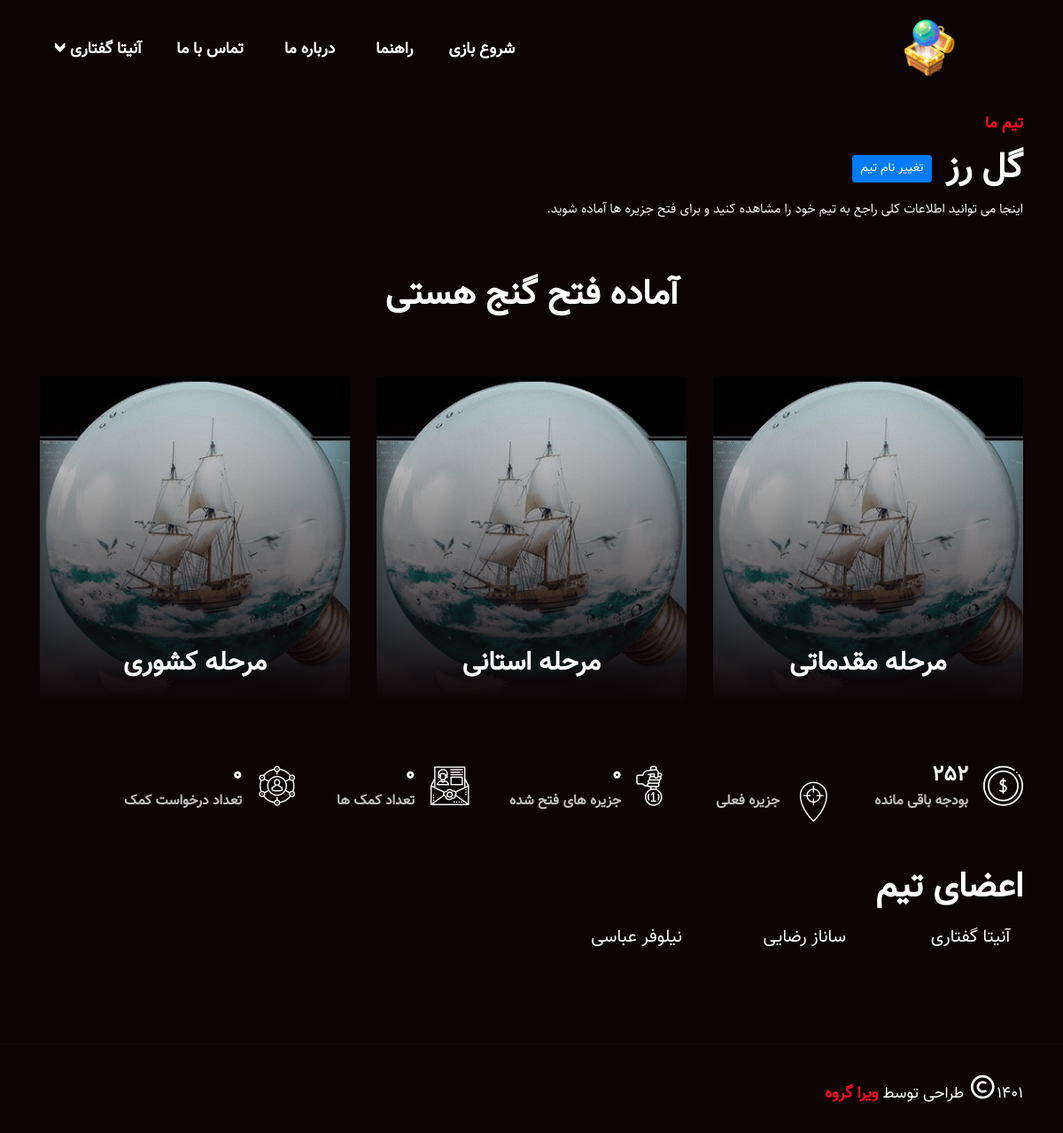
/my-group (signed in), run on the app's committed database.
### models.py (models this page shows, shortened)
class Users(UserMixin, db.Model):
    uuid = db.Column(db.Integer, primary_key=True)
    user_name = db.Column(db.String(50), unique=True, nullable=False)
    password = db.Column(db.String(12), nullable=False)
    fname = db.Column(db.String(20), nullable=False)
    lname = db.Column(db.String(20), nullable=False)
    is_admin = db.Column(db.Boolean, default=False)
    is_teacher = db.Column(db.Boolean, default=False)
    grade = db.Column(db.Integer, default=7)
    students_num = db.Column(db.Integer, default=0)
    students = db.Column(db.String(120))
    join_date = db.Column(db.DateTime, default=datetime.utcnow)
    last_login = db.Column(db.DateTime, default=datetime.utcnow)
    class_name = db.Column(db.String(50), default="")
    group_id = db.Column(db.Integer, ForeignKey('groups.guid'))
    group = db.relationship("Groups", back_populates="users")

class Groups(db.Model):
    guid = db.Column(db.Integer, primary_key=True)
    name = db.Column(db.String(50), unique=True, nullable=False)
    avatar = db.Column(db.String(50), default='default-avatar')
    memebers = db.Column(db.String(120))
    score = db.Column(db.Integer, default=0)
    money = db.Column(db.Integer, default=300)
    island = db.Column(db.Integer, default=1)
    level = db.Column(db.Integer, default=1)
    text_books = db.Column(db.String(500), default='[]')
    help_flag = db.Column(db.Integer, default=0)
    helping_flag = db.Column(db.Integer, default=0)
    loan = db.Column(db.Integer, default=0)
    clear_pass = db.Column(db.Integer, default=0)
    just_pass = db.Column(db.Integer, default=0)
    total_helping = db.Column(db.Integer, default=0)
    activity = db.Column(db.String(500), default='[]')
    is_waiting = db.Column(db.Integer, default=0)
    passed_islands = db.Column(db.Integer, default=0)
    school = db.Column(db.Integer, default=0)
    position = db.Column(db.String(500), default='{"1": [1,1,0],"2": [1,1,0],"3": [1,1,0],"4": [1,1,0],"5": [1,1,0],"6": [1,1,0],"7": [1,1,0]},"8": [1,1,0]},"9": [1,1,0]}')
    class_name = db.Column(db.String(50), default="")
    clear_level = db.Column(db.Integer, default=1)
    users = db.relationship("Users", back_populates="group")

### app.py (the view)
@app.route('/my-group')
@login_required
def group():
    avatars_name = [
        'behzad',
        'derakhshani',
        'fisaghures',
        'hashtrudi',
        'hesabi',
        'kashani',
        'khayam',
        'mirzakhani',
        'vafa',
        'vesal',
        'yeganeh',
    ]
    user = ''
    if current_user.is_authenticated:
        user = current_user
    if current_user.is_teacher:
        redirect(url_for('teacher'))
    group = Groups.query.get(int(user.group_id))
    members = json.loads(group.memebers)
    members_name = []
    for member in members.values():
        print(member)
        ins = Users.query.filter_by(user_name=member).first()
        mn = ins.fname + ' ' + ins.lname
        members_name.append(mn)
    islands = Islands.query.filter_by(grade=user.grade).order_by(Islands.iuid).all()
    groups = Groups.query.all()
    for team in groups:
        if (team.guid != group.guid) and (team.school == group.school):
            if team.avatar in avatars_name:
                avatars_name.remove(team.avatar)
    return render_template('my-group.html',
                           user=user,
                           group=group,
                           members=members_name,
                           passed_islands=group.passed_islands,
                           avatars_name=avatars_name
            )

### app.py (called while the page is built)
@login_manager.user_loader
def load_user(user_id):
    return Users.query.get(int(user_id))

### templates/my-group.html (shortened to what this page needs)
﻿{% extends 'base.html' %}
{% block content %}
<section class="team-details-area ptb-100">
    <div class="container">
        <div class="team-details-desc">
            <span class="sub-title">تیم ما</span>
            <div class="d-flex align-items-center">
                <h3 class="ml-3">{{ group.name }}</h3>
                <button class="btn btn-sm btn-primary mb-2" data-toggle="modal" data-target="#changeTeamName">تغییر نام تیم</button>
            </div>
            <p>اینجا می توانید اطلاعات کلی راجع به تیم خود را مشاهده کنید و برای فتح جزیره ها آماده شوید.</p>
            <div class="streams-list">
                <h3 class="text-center">آماده فتح گنج هستی</h3>
                <div class="row">
                    <div class="col-lg-4 col-md-4 col-sm-6">
                        <div class="single-live-stream-item mt-5">
                            <img src="{{ url_for('static', filename='img/moghadamati.jpg') }}" alt="image">
                            <div class="content">
                                <h3 class="text-center">مرحله مقدماتی</h3>
                            </div>
                            <a href="{{ url_for('islands') }}" class="link-btn"></a>
                        </div>
                    </div>
                    <div class="col-lg-4 col-md-4 col-sm-6">
                        <div class="single-live-stream-item mt-5">
                            <img src="{{ url_for('static', filename='img/ostani.jpg') }}" alt="image">
                            <div class="content">
                                <h3 class="text-center">مرحله استانی</h3>
                            </div>
                            <a href="{{ url_for('islands_state') }}" class="link-btn"></a>
                        </div>
                    </div>
                    <div class="col-lg-4 col-md-4 col-sm-6">
                        <div class="single-live-stream-item mt-5">
                            <img src="{{ url_for('static', filename='img/keshvari.jpg') }}" alt="image">
                            <div class="content">
                                <h3 class="text-center">مرحله کشوری</h3>
                            </div>
                            <a href="{{ url_for('islands_country') }}" class="link-btn"></a>
                        </div>
                    </div>
                </div>
            </div>
            <ul class="team-meta">
                <li>
                    <div class="icon">
                        <i class="flaticon-coin"></i>
                    </div>
                    <span>{{group.money}}</span>
                    بودجه باقی مانده
                </li>
                <li>
                    <div class="icon">
                        <i class="flaticon-location"></i>
                    </div>
                    جزیره فعلی
                </li>
                <li>
                    <div class="icon">
                        <i class="flaticon-medal"></i>
                    </div>
                    <span>{{ passed_islands }}</span>
                    جزیره های فتح شده
                </li>
                <li>
                    <div class="icon">
                        <i class="flaticon-appointment"></i>
                    </div>
                    <span>{{ group.helping_flag}}</span>
                    تعداد کمک ها
                </li>
                <li>
                    <div class="icon">
                        <i class="flaticon-network"></i>
                    </div>
                    <span>{{ group.help_flag}}</span>
                    تعداد درخواست کمک
                </li>
            </ul>
            <div class="player-list">
                <h3>اعضای تیم</h3>
                <div class="row">
                    {% for member in members %}
                    <div class="col-lg-2 col-md-4 col-sm-6">
                        <h5>{{ member }}</h5>
                    </div>
                    {% endfor %}
                </div>
            </div>
        </div>
    </div>
</section>
{% endblock %}

### templates/base.html (shortened to what this page needs)
﻿<!doctype html>
<html lang="fa">
    <head>
        <link rel="stylesheet" href="{{ url_for('static', filename='css/bootstrap.min.css') }}">
        <link rel="stylesheet" href="{{ url_for('static', filename='css/animate.min.css') }}">
        <link rel="stylesheet" href="{{ url_for('static', filename='css/boxicons.min.css') }}">
        <link rel="stylesheet" href="{{ url_for('static', filename='css/meanmenu.min.css') }}">
        <link rel="stylesheet" href="{{ url_for('static', filename='css/flaticon.css') }}">
        <link rel="stylesheet" href="{{ url_for('static', filename='css/fancybox.min.css') }}">
        <link rel="stylesheet" href="{{ url_for('static', filename='css/owl.carousel.min.css') }}">
        <link rel="stylesheet" href="{{ url_for('static', filename='css/magnific-popup.min.css') }}">
        <link rel="stylesheet" href="{{ url_for('static', filename='css/style.css') }}">
        <link rel="stylesheet" href="{{ url_for('static', filename='css/responsive.css') }}">
        <link rel="stylesheet" href="{{ url_for('static', filename='css/rtl.css') }}">
    </head>
    <body>
        <div class="navbar-area">
            <div class="zelda-nav">
                <div class="container">
                    <nav class="navbar navbar-expand-md navbar-light">
                        {% if user.is_authenticated %}
                            {% if user.is_teacher %}
                            <a class="navbar-brand" href="{{ url_for('teacher') }}">
                                <img src="{{ url_for('static', filename='img/logo.png') }}" alt="logo">
                            </a>
                            {% else %}
                            <a class="navbar-brand" href="{{ url_for('group') }}">
                                <img src="{{ url_for('static', filename='img/logo.png') }}" alt="logo">
                            </a>
                            {% endif %}
                        {% else %}
                        <a class="navbar-brand" href="{{ url_for('home') }}">
                            <img src="{{ url_for('static', filename='img/logo.png') }}" alt="logo">
                        </a>
                        {% endif %}
                        <div class="collapse navbar-collapse mean-menu">
                            <ul class="navbar-nav">
                                <li class="nav-item">
                                    {% if user %}
                                        {% if user.is_teacher %}
                                        <a href="{{ url_for('teacher') }}" class="nav-link">دانش آموزان من</a>
                                        {% else %}
                                        <a href="{{ url_for('group') }}" class="nav-link">شروع بازی</a>
                                        {% endif %}
                                    {% else %}
                                    <a href="{{ url_for('home') }}" class="nav-link">خانه </a>
                                    {% endif %}
                                </li>
                                <li class="nav-item">
                                    <a href="{{ url_for('guide') }}" class="nav-link">راهنما</a>
                                </li>
                                <li class="nav-item">
                                    <a href="{{ url_for('about') }}" class="nav-link">درباره ما</a>
                                </li>
                                <li class="nav-item">
                                    <a href="{{ url_for('contact') }}" class="nav-link">تماس با ما</a>
                                </li>
                                <li class="nav-item">
                                    {% if user.is_authenticated %}
                                    <a href="#" class="nav-link">{{user.fname + ' ' + user.lname}} <i class="flaticon-down-arrow"></i></a>
                                    {% else %}
                                    <a href="#" class="nav-link">وارد شوید<i class="flaticon-down-arrow"></i></a>
                                    <ul class="dropdown-menu">
                                        <li class="nav-item"><a href="{{ url_for('login') }}" class="nav-link">ورود</a></li>
                                        <li class="nav-item"><a href="{{ url_for('register') }}" class="nav-link">ثبت نام مراکز آموزشی</a></li>
                                    </ul>
                                    {% endif %}
                                </li>
                            </ul>
                        </div>
                    </nav>
                </div>
            </div>
        </div>
        <main>
            {% block content %}{% endblock %}
        </main>
        <div class="copyright-area">
            <div class="container">
                <div class="row align-items-center">
                    <div class="col-lg-6 col-md-6 col-sm-5">
                        <p>1401<i class='bx bx-copyright'></i>  طراحی توسط<a href="#" target="_blank"> ویرا گروه</a></p>
                    </div>
                </div>
            </div>
        </div>
    </body>
</html>

### static/css/responsive.css (style rules this page uses)
@media only screen and (min-width: 1200px) and (max-width: 1355px) { .container { max-width: 1140px; } }

### static/css/rtl.css (style rules this page uses)
body { direction: rtl; text-align: right; }
.navbar-area { left: auto; right: 0; }
.zelda-nav .navbar .navbar-nav .nav-item:first-child { margin-left: auto; margin-right: 0; }
.zelda-nav .navbar .navbar-nav .nav-item:last-child { margin-right: auto; margin-left: 0; }
.zelda-nav .navbar .navbar-nav .nav-item a i { margin-left: auto; margin-right: 1px; }
.zelda-nav .navbar ul { padding-left: auto; padding-right: 0; }
.zelda-nav .navbar .navbar-nav { margin-left: 0; margin-right: auto; }
.team-details-desc .team-meta { padding-right: 0; }
.team-details-desc .team-meta li { padding-left: 0; padding-right: 62px; margin-left: 40px; margin-right: 0; }
.team-details-desc .team-meta li:last-child { margin-left: 0; }
.team-details-desc .team-meta li .icon { left: auto; right: 0; }

### data on the page
Users: fname+lname "آنیتا گفتاری"
Groups: name "گل رز", money "252", helping_flag "0", help_flag "0"

### other printed values
{{ passed_islands }} "0"
{{ member }} "آنیتا گفتاری" "ساناز رضایی" "نیلوفر عباسی"
